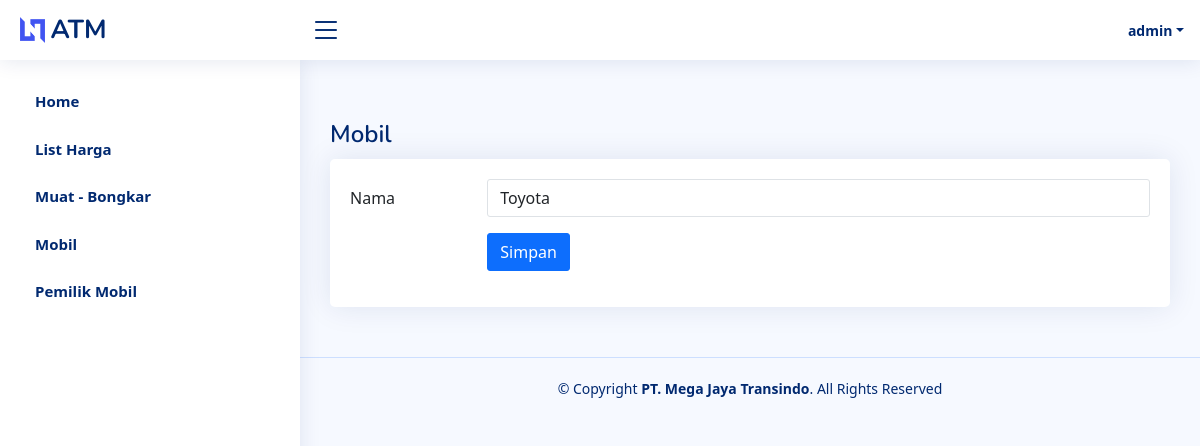
Before: /upsert_mobil.php?q=ed0ed3a8-4560-11ef-8367-220b742ac1dc (signed in) with the older database file.
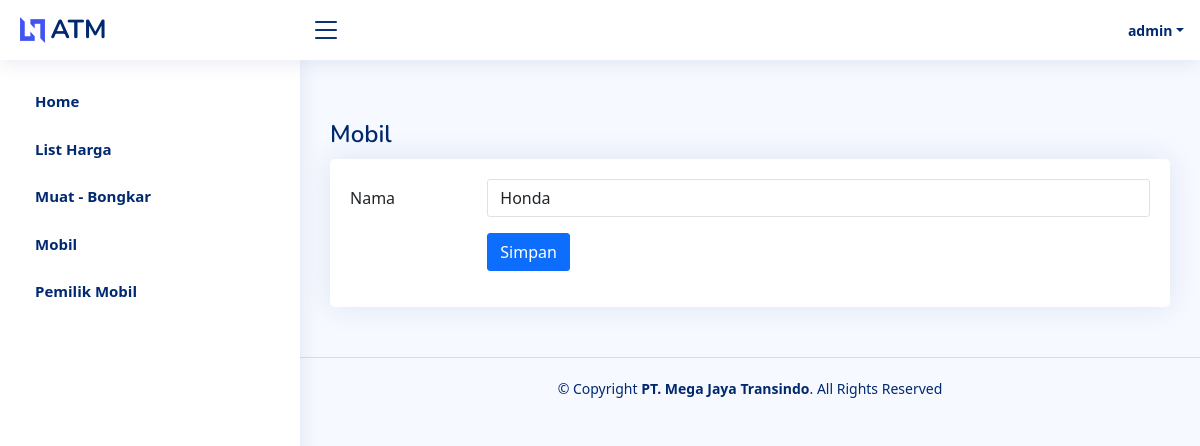
After: the same page with the newer database file.
### tables this page shows
CREATE TABLE `mobil` (
  `id` int(11) NOT NULL,
  `created_date` timestamp NOT NULL DEFAULT current_timestamp(),
  `modified_date` timestamp NOT NULL DEFAULT current_timestamp() ON UPDATE current_timestamp(),
  `secure_id` varchar(52) NOT NULL,
  `nama` varchar(100) NOT NULL
);

### api/detail_mobil.php (called while the page is built, shortened)
<?php
require 'config/db.php';
if ($_SERVER["REQUEST_METHOD"] == "GET") {
    try{
        if(isset($_GET['q'])) {
            $secure_id = htmlspecialchars($_GET['q']);
            $sql = 'SELECT * FROM mobil WHERE secure_id = :secure_id';
            $stmt = $db->prepare($sql);
            $stmt->bindParam(':secure_id', $secure_id, PDO::PARAM_STR);
            $stmt->execute();
            $mobil = $stmt->fetch(PDO::FETCH_ASSOC);
        }
    } catch(PDOException $e){
        echo "Connection failed: " . $e->getMessage();
    }
}
?>

### upsert_mobil.php (the view, shortened to what this page needs)
<?php
require 'layout/header.php';
require 'layout/navbar.php';
require 'layout/sidebar.php';
require 'api/detail_mobil.php';
?>
  <main id="main" class="main">
    <div class="pagetitle">
      <h1>Mobil</h1>
    </div>
    <section class="section">
      <div class="row">
        <div class="col-12">
          <div class="card">
            <div class="card-body">
              <form method="post" action="api/upsert_mobil.php">
                <div class="row mb-3">
                  <label for="inputText" class="col-sm-2 col-form-label">Nama</label>
                  <div class="col-sm-10">
                    <input type="text" class="form-control" name="nama" value="<?php if(isset($mobil['nama'])){echo $mobil['nama'];}?>">
                  </div>
                </div>
                <div class="row mb-3">
                  <label class="col-sm-2 col-form-label"></label>
                  <div class="col-sm-10">
                    <button type="submit" class="btn btn-primary">Simpan</button>
                  </div>
                </div>
              </form>
            </div>
          </div>
        </div>
      </div>
    </section>
  </main>
  <?php
  require 'layout/footer.php';

Changed rows visible on the page:
changed mobil: nama "Toyota" → "Honda"
